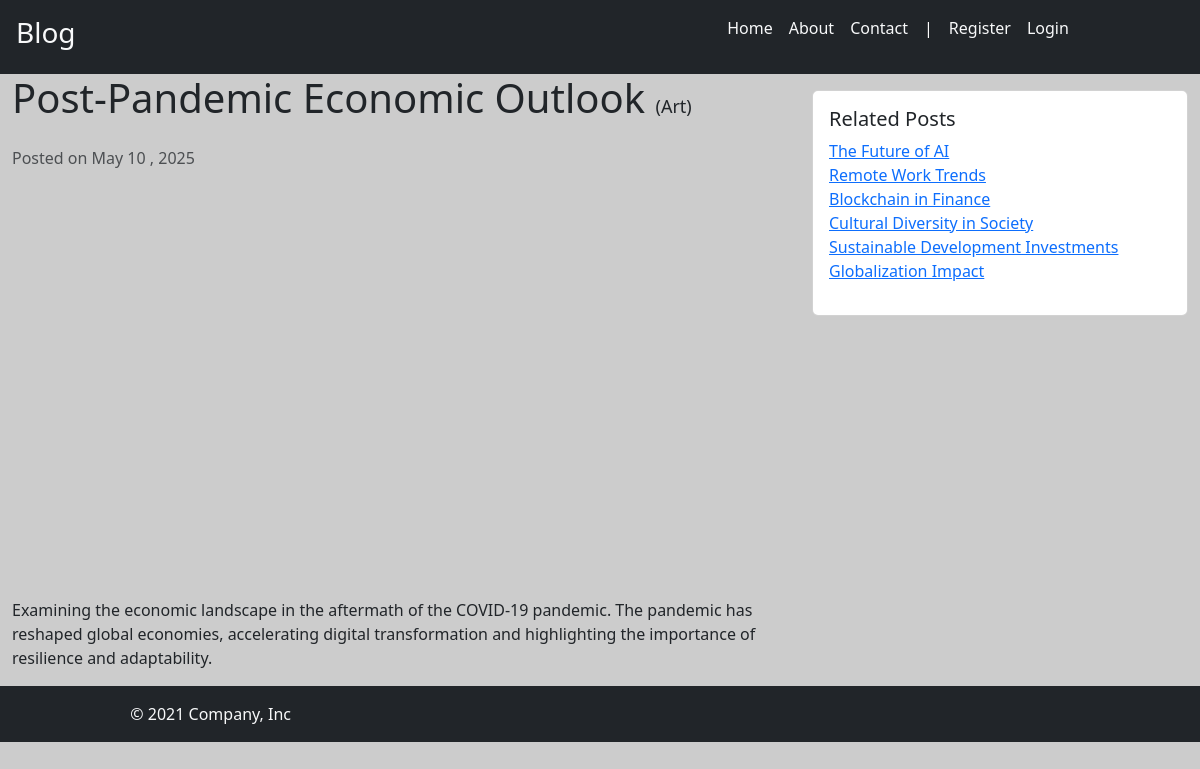
Screenshot of /post/post-pandemic-economic-outlook with the database file from the repository.
### blog/models.py (models this page shows, shortened)
class Post(models.Model):
    title = models.CharField(max_length=100)
    content = models.TextField()
    img_url = models.ImageField(null=True,upload_to="posts/images")
    created_at = models.DateTimeField(auto_now_add=True)
    slug = models.SlugField(unique=True)
    category = models.ForeignKey(Category, on_delete=models.CASCADE)
    user = models.ForeignKey(User,on_delete=models.CASCADE,null=True)
    is_published = models.BooleanField(default=False)
    def formatted_img_url(self):
        url = self.img_url if self.img_url.__str__().startswith(('http://','https://')) else self.img_url.url
        return url

class Category(models.Model):
    name = models.CharField(max_length=100)

### blog/views.py (the view)
# urls.py: path("post/<str:slug>", views.detail, name="detail"),
def detail(request, slug):
    if request.user.is_authenticated and not request.user.has_perm('blog.view_post'):
        messages.error(request , "You have no permissions to view any posts")
        return redirect('blog:index')
    post = Post.objects.get(slug=slug)
    related_posts = Post.objects.filter(category=post.category).exclude(pk=post.id)
    return render(
        request, "blog/detail.html", {"post": post, "related_posts": related_posts}
    )

### blog/templates/blog/detail.html
{% extends 'blog/base.html'%} {% block content %}
<div class="container-fluid">
  <div class="row">
    <div class="col-lg-8">
      <h1 class="mb-4">
        {{post.title}}
        <small style="font-size: 18px">({{post.category.name}})</small>
      </h1>
      <p class="text-muted">Posted on {{post.created_at|date:"F j , Y"}}</p>
      <img src="{{post.formatted_img_url}}" class="img-fluid mb-4" alt="Blog Image" />
      <p>{{post.content|linebreaksbr|safe}}</p>
    </div>
    <div class="col-lg-4">
      <div class="card mt-3">
        <div class="card-body">
          <h5 class="card-title">Related Posts</h5>
          <ul class="list-unstyled">
            {% for related_post in related_posts %}
            <li>
              <a href="{% url 'blog:detail' slug=related_post.slug %}"
                >{{related_post.title}}</a
              >
            </li>
            {% endfor %}
          </ul>
        </div>
      </div>
    </div>
  </div>
</div>
{% endblock %}

### blog/static/blog/css/style.css (style rules this page uses)
body { background-color: #cccccc; }

### rows the page displays
Post: title "Post-Pandemic Economic Outlook", category.name "Art", created_at "May 10 , 2025", content "Examining the economic landscape in the aftermath of the COVID-19 pandemic. The pandemic has reshaped global economies, accelerating digital transformation and highlighting the importance of resilience and adaptability."
Post: title "The Future of AI"
Post: title "Remote Work Trends"
Post: title "Blockchain in Finance"
Post: title "Cultural Diversity in Society"
Post: title "Sustainable Development Investments"
Post: title "Globalization Impact"
